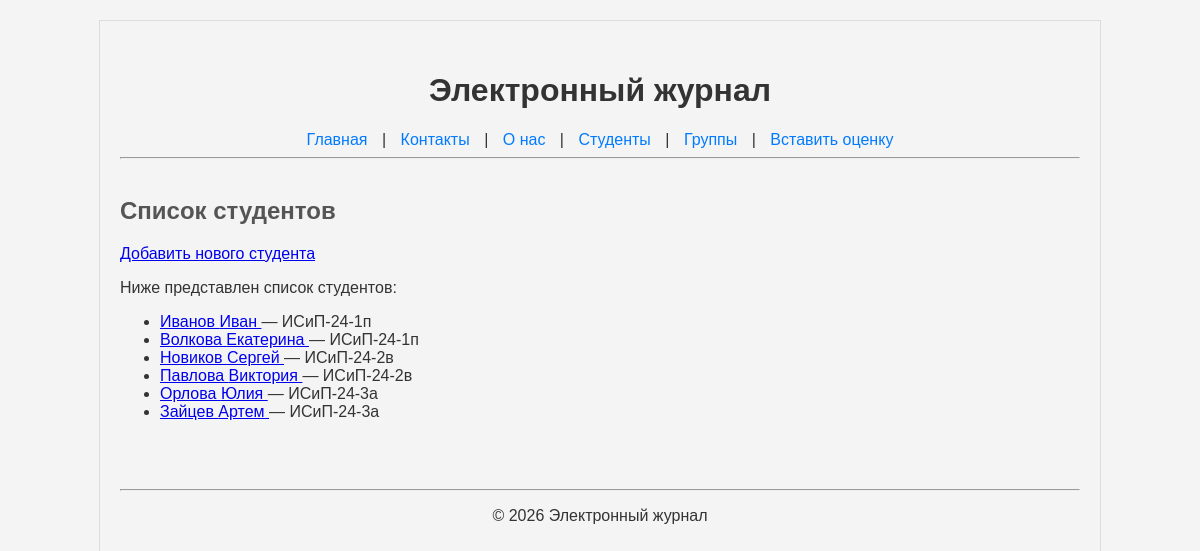
/students/, run on an earlier commit of the app's database.
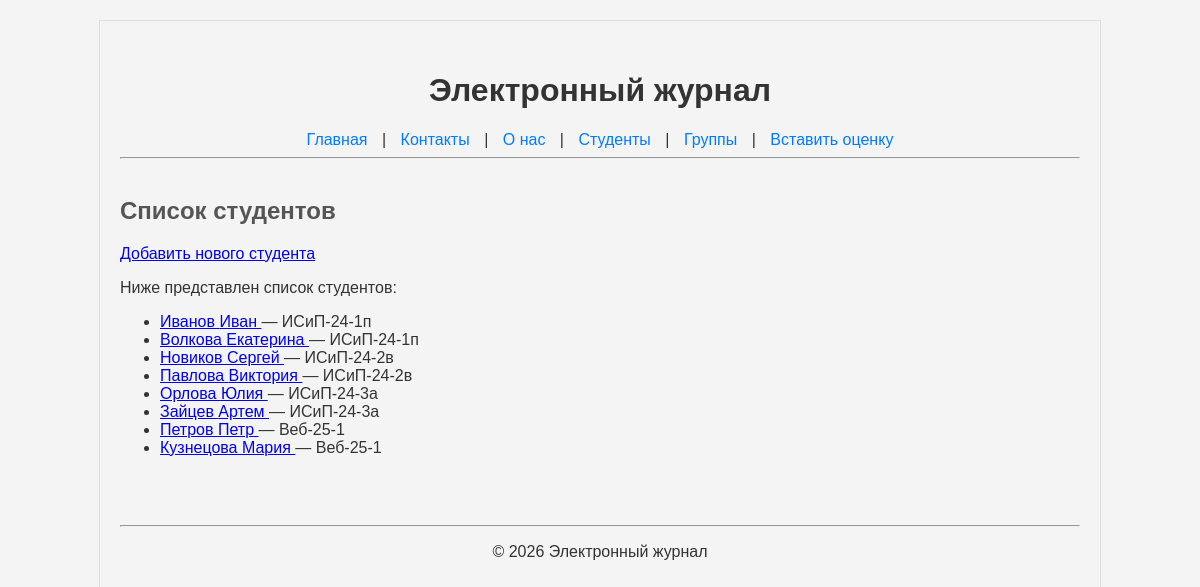
And on a later commit of the database.
### journal/models.py (models this page shows, shortened)
class Student(models.Model):
    first_name = models.CharField(max_length=50)
    last_name = models.CharField(max_length=50)
    group = models.ForeignKey(Group, on_delete=models.CASCADE, related_name='students')

class Group(models.Model):
    name = models.CharField(max_length=100)
    comment = models.TextField(blank=True, null=True)

### journal/views.py (the view)
# urls.py: path('students/', views.students_view, name='students'),
def students_view(request):
    all_students = Student.objects.all()
    context = {
        'page_title': 'Список студентов',
        'students_list': all_students,
    }
    return render(request, 'journal/students.html', context)

### journal/templates/journal/students.html (shortened to what this page needs)
{% extends 'base.html' %}
{% block content %}
    <h2>{{ page_title }}</h2>
    <p><a href="{% url 'student_add' %}">Добавить нового студента</a></p>
    <p>Ниже представлен список студентов:</p>
    <ul>
        {% for student in students_list %}
            <li>
                <a href="{% url 'student_detail' student_id=student.id %}">
                    {{ student.last_name }} {{ student.first_name }}
                </a>
                — {{ student.group.name }}
            </li>
        {% empty %}
            <li>Список студентов пуст.</li>
        {% endfor %}
    </ul>
{% endblock %}

### templates/base.html (shortened to what this page needs)
{% load static %}
<!DOCTYPE html>
<html lang="ru">
<head>
    <link rel="stylesheet" href="{% static 'css/style.css' %}">
</head>
<body>
    <header>
        <h1>Электронный журнал</h1>
        {% include 'includes/navigation.html' %}
        <hr>
    </header>
    <main>
        {% block content %}
        {% endblock %}
    </main>
    <footer style="margin-top: 50px;">
        <hr>
        <p>&copy; 2026 Электронный журнал</p>
    </footer>
</body>
</html>

### journal/templates/includes/navigation.html
<nav>
  <a href="{% url 'index' %}">Главная</a> |
  <a href="{% url 'contacts' %}">Контакты</a> |
  <a href="{% url 'about' %}">О нас</a> |
  <a href="{% url 'students' %}">Студенты</a> |
  <a href="{% url 'groups' %}">Группы</a> |
  <a href="{% url 'grade_add' %}">Вставить оценку</a>
</nav>

### static/css/style.css (style rules this page uses)
body { font-family: sans-serif; background-color: #f4f4f4; color: #333; width: 80%; max-width: 960px; margin: 20px auto; border: 1px solid #ddd; padding: 20px; }
header, footer { text-align: center; padding: 10px 0; }
nav a { text-decoration: none; color: #007BFF; margin: 0 10px; }
main h2 { color: #555 }

What changed in the data, as far as the page shows it:
added Student: last_name "Петров", first_name "Петр", group.name "Веб-25-1"
added Student: last_name "Кузнецова", first_name "Мария", group.name "Веб-25-1"
